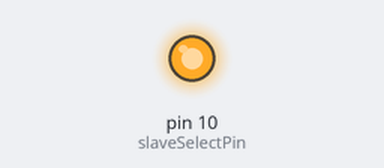
This sketch was run on a simulated Arduino Uno, built with avr-gcc and run on an emulated ATmega328P. Parts: output pins drawn as LEDs (lit = HIGH). What the sketch prints to the serial monitor is not drawn.

Above: at 0.1 s.
Timing chart, 0 to 1.6 s (numbered marks = the images above):
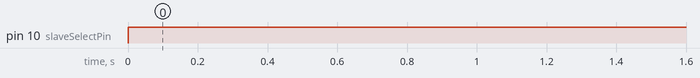

The sketch:

ardSPIv3_clk_detect.ino
```cpp
#include <SPI.h>

const byte slaveSelectPin = 10;  // SS pini
int dataArray[] = {1,2,3,4,5,6,7,8,9,10};
const int arraySize = sizeof(dataArray) / sizeof(dataArray[0]);

void setup() {
  Serial.begin(9600);

  pinMode(slaveSelectPin, OUTPUT);
  digitalWrite(slaveSelectPin, HIGH); // Slave'i pasif yap

  SPI.begin(); // SPI başlat
  SPI.setClockDivider(SPI_CLOCK_DIV16); // SPI hızı ayarla
}

void loop() {
  for (int i = 0; i < arraySize; i++) {
    sendToSlave(dataArray[i]);
    delay(1000); // 1 saniye bekle
  }

  delay(1000); // Tüm veriler gönderildikten sonra 1 saniye dur
}

void sendToSlave(byte data) {
  digitalWrite(slaveSelectPin, LOW);   // Slave'i seç
  SPI.transfer(data);                  // Veriyi gönder
  digitalWrite(slaveSelectPin, HIGH);  // Slave'i bırak

  Serial.print("Gönderilen veri: ");
  Serial.println(data);
}
```

Measured:
- by itself, pin 10 (slaveSelectPin): LOW → HIGH at 0.00 s
